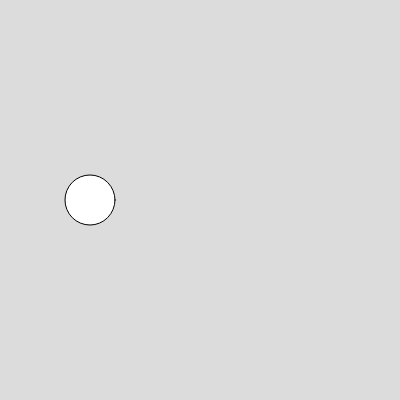
Frame 1 (no input)
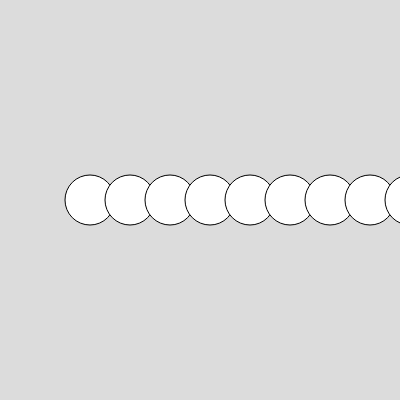
Frame 60 (no input)
Frame 120 (the mouse pressed at the canvas centre since frame 60): identical to frame 60, image omitted

The p5.js sketch that drew these frames (run headless with seeded random() and noise() and a simulated clock; from frame 60 on, the mouse is pressed at the canvas centre):

// p5.js sketch
// ── sketch.js
let x, y;
let speed;

function setup() {
  createCanvas(400, 400);
  background(220);

  x = 50;
  y = 200;
  speed = 40;
}

function draw() {
  //background(220);

  // update the position
  x = x + speed;

  // display the circle
  circle(x, y, 50);
}
